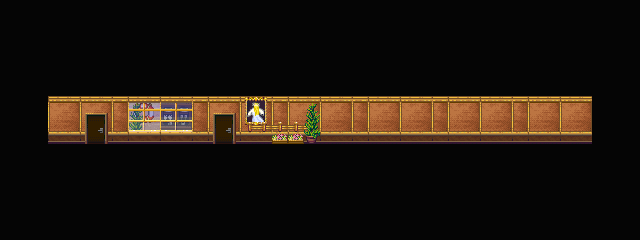

A 2D game scene composited from a Tiled map and its tileset images. What follows is a short description and the map's XML, with each tile layer's data collapsed to a summary:
An orthogonal 40x15 tile map with 16x16 px tiles, 5 tile layers (Background, Background Above, Background Abover, Same Level, ...).

<map version="1.4" tiledversion="1.4.2" orientation="orthogonal" renderorder="right-down" width="40" height="15" tilewidth="16" tileheight="16" infinite="0" nextlayerid="7" nextobjectid="4">
 <tileset firstgid="1" source="Tilesets/Debug2d.tsx" />
 <layer id="1" name="Background" width="40" height="15">
  <data>[600 cells, 600 non-empty, 13 distinct tile ids]</data>
 </layer>
 <layer id="2" name="Background Above" width="40" height="15">
  <data>[600 cells, 10 non-empty, 10 distinct tile ids]</data>
 </layer>
 <layer id="3" name="Background Abover" width="40" height="15">
  <data>[600 cells, 13 non-empty, 11 distinct tile ids]</data>
 </layer>
 <layer id="4" name="Same Level" width="40" height="15">
  <properties>
   <property name="CheckPassability" type="bool" value="true" />
  </properties>
  <data>[600 cells, 31 non-empty, 18 distinct tile ids]</data>
 </layer>
 <objectgroup id="5" name="Object Layer 1" />
 <layer id="6" name="Foreground" width="40" height="15">
  <data>[600 cells, 0 non-empty, 0 distinct tile ids]</data>
 </layer>
</map>
